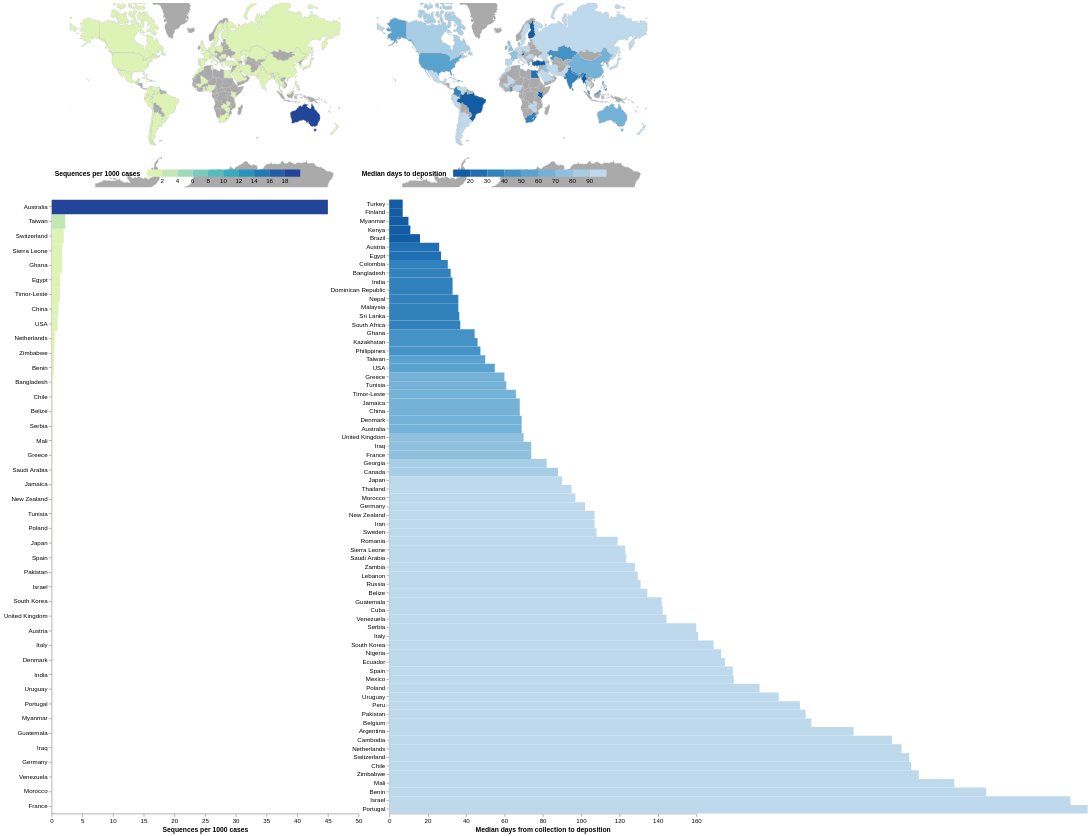

Vega-Lite specification stored for this chart:
### Vega specification from a JSON file in a GitHub repository (floating-point values rounded to 4 significant figures; data arrays with more than 128 entries replaced by an {"elided": "..."} marker saying what was removed)
{"$schema": "https://vega.github.io/schema/vega/v5.json", "description": "An interactive world map supporting pan and zoom.", "width": 1000, "height": 1300, "padding": 5, "signals": [{"name": "mapWidth", "update": "width / 2"}, {"name": "mapHeight", "update": "height - 1000"}, {"name": "chartXRange", "update": "[0, (width / 2) - 50]"}, {"name": "chartWidth", "update": "(width / 2) - 50"}, {"name": "chartHeight", "update": "height - 300"}, {"name": "chartX", "update": "mapWidth + 50"}, {"name": "chartY", "update": "mapHeight + 20"}, {"name": "tx", "update": "mapWidth / 2"}, {"name": "ty", "update": "mapHeight / 2"}, {"name": "scale", "value": 70, "on": [{"events": "[@seqMap:mouseover, @seqMap:mouseout] > wheel!, [@seqMapRect:mouseover, @seqMapRect:mouseout] > wheel!, [@turnaroundMap:mouseover, @turnaroundMap:mouseout] > wheel!, [@turnaroundMapRect:mouseover, @turnaroundMapRect:mouseout] > wheel!", "update": "clamp(scale * pow(1.0005, -event.deltaY * pow(16, event.deltaMode)), 70, 3000)"}]}, {"name": "angles", "value": [0, 0], "on": [{"events": "mousedown", "update": "[rotateX, centerY]"}]}, {"name": "cloned", "value": null, "on": [{"events": "mousedown", "update": "copy('projection')"}]}, {"name": "start", "value": null, "on": [{"events": "mousedown", "update": "invert(cloned, xy())"}]}, {"name": "drag", "value": null, "on": [{"events": "[@seqMapRect:mousedown, window:mouseup] > window:mousemove, [@seqMap:mousedown, window:mouseup] > window:mousemove, [@turnaroundMapRect:mousedown, window:mouseup] > window:mousemove, [@turnaroundMap:mousedown, window:mouseup] > window:mousemove", "update": "invert(cloned, xy())"}]}, {"name": "delta", "value": null, "on": [{"events": {"signal": "drag"}, "update": "[drag[0] - start[0], start[1] - drag[1]]"}]}, {"name": "rotateX", "value": 0, "on": [{"events": {"signal": "delta"}, "update": "angles[0] + delta[0]"}]}, {"name": "centerY", "value": 0, "on": [{"events": {"signal": "delta"}, "update": "clamp(angles[1] + delta[1], -60, 60)"}]}, {"name": "hoverCountry", "value": null, "on": [{"events": "@seqMap:mouseover, @turnaroundMap:mouseover, rect:mouseover", "update": "datum['Country_Region']"}, {"events": "@seqMap:mouseout, @turnaroundMap:mouseout, rect:mouseout", "update": "null"}, {"events": "@seqLabels:mouseover, @turnaroundLabels:mouseover", "update": "datum.value"}, {"events": "@seqLabels:mouseout, @turnaroundLabels:mouseout", "update": "null"}]}], "projections": [{"name": "projection", "type": "mercator", "scale": {"signal": "scale"}, "rotate": [{"signal": "rotateX"}, 0, 0], "center": [0, {"signal": "centerY"}], "translate": [{"signal": "tx"}, {"signal": "ty"}]}], "data": [{"name": "scores", "values": {"elided": "238 records"}}, {"name": "world", "urll": "https://raw.githubusercontent.com/vega/vega-datasets/master/data/world-110m.json", "format": {"type": "topojson", "feature": "countries"}, "values": {"type": "Topology", "transform": {"scale": [0.0036, 0.001693], "translate": [-180, -85.61]}, "objects": {"land": {"type": "MultiPolygon", "arcs": {"elided": "127 rows, 499 int values in total"}}, "countries": {"type": "GeometryCollection", "geometries": [{"type": "Polygon", "arcs": [[499, 500, 501, 502, 503, 504]], "id": 4}, {"type": "MultiPolygon", "arcs": [[[505, 506, 352, 507]], [[354, 508, 509]]], "id": 24}, {"type": "Polygon", "arcs": [[510, 511, 414, 512, 513, 514]], "id": 8}, {"type": "Polygon", "arcs": [[312, 515, 314, 516, 517]], "id": 784}, {"type": "MultiPolygon", "arcs": [[[518, 11]], [[519, 520, 521, 166, 522, 168, 523, 524]]], "id": 32}, {"type": "Polygon", "arcs": [[525, 526, 527, 528, 529]], "id": 51}, {"type": "MultiPolygon", "arcs": [[[0]], [[1]], [[2]], [[3]], [[4]], [[5]], [[6]], [[530, 531]]], "id": 10}, {"type": "Polygon", "arcs": [[13]], "id": 260}, {"type": "MultiPolygon", "arcs": [[[14]], [[24]]], "id": 36}, {"type": "Polygon", "arcs": [[532, 533, 534, 535, 536, 537, 538]], "id": 40}, {"type": "MultiPolygon", "arcs": [[[539, -528]], [[484, 540, 479, 541, -526, 542, 543]]], "id": 31}, {"type": "Polygon", "arcs": [[544, 545, 546]], "id": 108}, {"type": "Polygon", "arcs": [[547, 548, 549, 550, 437]], "id": 56}, {"type": "Polygon", "arcs": [[551, 552, 553, 554, 366]], "id": 204}, {"type": "Polygon", "arcs": [[555, 556, 557, -553, 558, 559]], "id": 854}, {"type": "Polygon", "arcs": [[560, 561, 289, 562]], "id": 50}, {"type": "Polygon", "arcs": [[563, 404, 564, 565, 566, 567]], "id": 100}, {"type": "MultiPolygon", "arcs": [[[71]], [[73]], [[74]]], "id": 44}, {"type": "Polygon", "arcs": [[568, 569, 570]], "id": 70}, {"type": "Polygon", "arcs": [[571, 572, 573, 574, 575]], "id": 112}, {"type": "Polygon", "arcs": [[576, 145, 577]], "id": 84}, {"type": "Polygon", "arcs": [[578, 579, 580, 581, -525]], "id": 68}, {"type": "Polygon", "arcs": [[-521, 582, -581, 583, 584, 585, 586, 587, 588, 164, 589]], "id": 76}, {"type": "Polygon", "arcs": [[48, 590]], "id": 96}, {"type": "Polygon", "arcs": [[591, 592]], "id": 64}, {"type": "Polygon", "arcs": [[593, 594, 595, 596]], "id": 72}, {"type": "Polygon", "arcs": [[597, 598, 599, 600, 601, 602, 603]], "id": 140}, {"type": "MultiPolygon", "arcs": [[[84]], [[85]], [[86]], [[87]], [[88]], [[96]], [[97]], [[99]], [[101]], [[103]], [[604, 107, 605, 109, 606, 111, 607, 113, 608, 115, 609, 117, 610, 199, 611, 201, 612, 215, 613, 217, 614, 219, 615, 221]], [[616, 223]], [[224]], [[225]], [[226]], [[227]], [[229]], [[230, 617, 232, 618]], [[235]], [[237]], [[238]], [[240]], [[241]], [[485]], [[486]], [[488]], [[489]], [[490]], [[496]], [[497]]], "id": 124}, {"type": "Polygon", "arcs": [[-536, 619, 620, 621]], "id": 756}, {"type": "MultiPolygon", "arcs": [[[-519, 622, 623, 624]], [[-524, 169, 625, 171, 626, -579]]], "id": 152}, {"type": "MultiPolygon", "arcs": [[[64]], [[627, 274, 628, 276, 629, 278, 630, 280, 631, 632, 633, 634, 635, -593, 636, 637, 638, 639, -503, 640, 641, 642, 643, 644, 645]]], "id": 156}, {"type": "Polygon", "arcs": [[369, 646, 647, 648, -556, 649]], "id": 384}, {"type": "Polygon", "arcs": [[650, 651, 652, 359, 653, 654, 655, 656, -604, 657]], "id": 120}, {"type": "Polygon", "arcs": [[658, 659, -545, 660, 661, 662, 663, -508, 353, -510, 664, -602, 665]], "id": 180}, {"type": "Polygon", "arcs": [[-509, 355, 666, -658, -603, -665]], "id": 178}, {"type": "Polygon", "arcs": [[667, 174, 668, 155, 669, -585, 670]], "id": 170}, {"type": "Polygon", "arcs": [[178, 671, 151, 672]], "id": 188}, {"type": "Polygon", "arcs": [[70]], "id": 192}, {"type": "Polygon", "arcs": [[77, 673]], "id": -99}, {"type": "Polygon", "arcs": [[76, -674]], "id": 196}, {"type": "Polygon", "arcs": [[-538, 674, 675, 676]], "id": 203}, {"type": "Polygon", "arcs": [[445, 677, -675, -537, -622, 678, 679, -549, 680, 441, 681]], "id": 276}, {"type": "Polygon", "arcs": [[337, 682, 683, 684]], "id": 262}, {"type": "MultiPolygon", "arcs": [[[92]], [[-682, 442, 685, 444]]], "id": 208}, {"type": "Polygon", "arcs": [[62, 686]], "id": 214}, {"type": "Polygon", "arcs": [[687, 688, 689, 690, 691, 384, 692, 693]], "id": 12}, {"type": "Polygon", "arcs": [[173, -668, 694]], "id": 218}, {"type": "Polygon", "arcs": [[333, 695, 696, 390, 697]], "id": 818}, {"type": "Polygon", "arcs": [[698, 699, 700, 336, -685]], "id": 232}, {"type": "Polygon", "arcs": [[431, 701, 433, 702, 427, 703, 429, 704]], "id": 724}, {"type": "Polygon", "arcs": [[450, 705, 706]], "id": 233}, {"type": "Polygon", "arcs": [[-684, 707, 708, 709, 710, 711, 712, -699]], "id": 231}, {"type": "Polygon", "arcs": [[713, 452, 714, 715, 455, 716, 717]], "id": 246}, {"type": "MultiPolygon", "arcs": [[[18]], [[19]], [[20]]], "id": 242}, {"type": "Polygon", "arcs": [[12]], "id": 238}, {"type": "MultiPolygon", "arcs": [[[82]], [[720, -679, -621, 721, 426, -703, 434, 722, 436, -551]]], "id": 250}, {"type": "Polygon", "arcs": [[718, 719, 163, -589]], "id": -98}, {"type": "Polygon", "arcs": [[356, 723, -651, -667]], "id": 266}, {"type": "MultiPolygon", "arcs": [[[724, 90]], [[725, 726, 727, 728, 729, 730, 731, 732]]], "id": 826}, {"type": "Polygon", "arcs": [[400, 733, -543, -530, 734]], "id": 268}, {"type": "Polygon", "arcs": [[368, -650, -560, 735]], "id": 288}, {"type": "Polygon", "arcs": [[736, 737, 374, 738, 739, 740, -648]], "id": 324}, {"type": "Polygon", "arcs": [[741, 377]], "id": 270}, {"type": "Polygon", "arcs": [[375, 742, -739]], "id": 624}, {"type": "Polygon", "arcs": [[357, -652, -724]], "id": 226}, {"type": "MultiPolygon", "arcs": [[[78]], [[407, 743, 409, 744, 411, 745, 413, -512, 746, -566, 747]]], "id": 300}, {"type": "Polygon", "arcs": [[498]], "id": 304}, {"type": "Polygon", "arcs": [[185, 748, -578, 146, 749, 750]], "id": 320}, {"type": "Polygon", "arcs": [[161, 751, -587, 752]], "id": 328}, {"type": "Polygon", "arcs": [[182, 753, 754, -750, 147, 755, 149, 756]], "id": 340}, {"type": "Polygon", "arcs": [[757, -571, 758, 417, 759, 419, 760, 761]], "id": 191}, {"type": "Polygon", "arcs": [[-687, 63]], "id": 332}, {"type": "Polygon", "arcs": [[-533, 762, 763, 764, 765, -762, 766]], "id": 348}, {"type": "MultiPolygon", "arcs": [[[26]], [[767, 30]], [[31]], [[32]], [[35]], [[36]], [[39]], [[40]], [[768, 43]], [[44]], [[45]], [[769, 50]], [[46]]], "id": 360}, {"type": "Polygon", "arcs": [[-639, 770, -637, -592, -636, 771, -563, 290, 772, 292, 773, 294, 774, 296, 775]], "id": 356}, {"type": "Polygon", "arcs": [[91, -725]], "id": 372}, {"type": "Polygon", "arcs": [[776, -505, 777, 300, 778, 302, 779, 780, 781, -540, -527, -542, 480]], "id": 364}, {"type": "Polygon", "arcs": [[782, 783, 784, 785, 786, -781, 787]], "id": 368}, {"type": "Polygon", "arcs": [[100]], "id": 352}, {"type": "Polygon", "arcs": [[788, 789, -698, 391, 790, 791, 792]], "id": 376}, {"type": "MultiPolygon", "arcs": [[[79]], [[80]], [[793, 421, 794, 423, 795, 425, -722, -620, -535]]], "id": 380}, {"type": "Polygon", "arcs": [[61]], "id": 388}, {"type": "Polygon", "arcs": [[796, -785, 797, 332, -790, 798, -793]], "id": 400}, {"type": "MultiPolygon", "arcs": [[[75]], [[81]], [[83]]], "id": 392}, {"type": "Polygon", "arcs": [[799, 800, 482, 801, -643, 802]], "id": 398}, {"type": "Polygon", "arcs": [[342, 803, 804, 805, -710, 806]], "id": 404}, {"type": "Polygon", "arcs": [[-803, -642, 807, 808]], "id": 417}, {"type": "Polygon", "arcs": [[809, 810, 811, 283]], "id": 116}, {"type": "Polygon", "arcs": [[265, 812, 267, 813]], "id": 410}, {"type": "Polygon", "arcs": [[-515, 814, 815, 816]], "id": 383}, {"type": "Polygon", "arcs": [[304, 817, -783]], "id": 414}, {"type": "Polygon", "arcs": [[818, 819, -634, 820, -811]], "id": 418}, {"type": "Polygon", "arcs": [[-791, 392, 821]], "id": 422}, {"type": "Polygon", "arcs": [[370, 822, 372, 823, -737, -647]], "id": 430}, {"type": "Polygon", "arcs": [[824, -694, 825, 388, 826, -697, 827, 828]], "id": 434}, {"type": "Polygon", "arcs": [[52]], "id": 144}, {"type": "Polygon", "arcs": [[829]], "id": 426}, {"type": "Polygon", "arcs": [[830, 448, 831, -572, 832]], "id": 440}, {"type": "Polygon", "arcs": [[-680, -721, -550]], "id": 442}, {"type": "Polygon", "arcs": [[449, -707, 833, -573, -832]], "id": 428}, {"type": "Polygon", "arcs": [[-692, 834, 835, 836, 837, 383]], "id": 504}, {"type": "Polygon", "arcs": [[838, 839]], "id": 498}, {"type": "Polygon", "arcs": [[23]], "id": 450}, {"type": "Polygon", "arcs": [[840, -577, -749, 186, 841, 188, 842, 190, 843, 192, 844, 194, 845]], "id": 484}, {"type": "Polygon", "arcs": [[-817, 846, -567, -747, -511]], "id": 807}, {"type": "Polygon", "arcs": [[847, -689, 848, -557, -649, -741, 849]], "id": 466}, {"type": "Polygon", "arcs": [[287, -561, -772, -635, -820, 850]], "id": 104}, {"type": "Polygon", "arcs": [[416, -759, -570, 851, -815, -514, 852]], "id": 499}, {"type": "Polygon", "arcs": [[853, -645]], "id": 496}, {"type": "Polygon", "arcs": [[854, 344, 855, 856, 347, 857, 858, 859, 860, 861, 862]], "id": 508}, {"type": "Polygon", "arcs": [[863, 379, 864, -690, -848]], "id": 478}, {"type": "Polygon", "arcs": [[-863, 865, 866]], "id": 454}, {"type": "MultiPolygon", "arcs": [[[285, 867]], [[-770, 47, -591, 49]]], "id": 458}, {"type": "Polygon", "arcs": [[351, -507, 868, -595, 869]], "id": 516}, {"type": "Polygon", "arcs": [[17]], "id": 540}, {"type": "Polygon", "arcs": [[-558, -849, -688, -825, 870, -656, 871, -554]], "id": 562}, {"type": "Polygon", "arcs": [[361, 872, 363, 873, 365, -555, -872, -655]], "id": 566}, {"type": "Polygon", "arcs": [[179, 874, 181, -757, 150, -672]], "id": 558}, {"type": "Polygon", "arcs": [[-681, -548, 438, 875, 440]], "id": 528}, {"type": "MultiPolygon", "arcs": [[[876, -718, 877, 457, 878, 459, 879, 461]], [[487]], [[492]], [[493]]], "id": 578}, {"type": "Polygon", "arcs": [[-771, -638]], "id": 524}, {"type": "MultiPolygon", "arcs": [[[15]], [[16]]], "id": 554}, {"type": "MultiPolygon", "arcs": [[[880, 319, 881, 882, 883, -517, 315, 884, 317]], [[-516, 313]]], "id": 512}, {"type": "Polygon", "arcs": [[-640, -776, 297, 885, 299, -778, -504]], "id": 586}, {"type": "Polygon", "arcs": [[175, 886, 177, -673, 152, 887, 154, -669]], "id": 591}, {"type": "Polygon", "arcs": [[-627, 172, -695, -671, -584, -580]], "id": 604}, {"type": "MultiPolygon", "arcs": [[[51]], [[54]], [[55]], [[56]], [[57]], [[58]], [[59]]], "id": 608}, {"type": "MultiPolygon", "arcs": [[[37]], [[38]], [[-769, 42]], [[41]]], "id": 598}, {"type": "Polygon", "arcs": [[-678, 446, 888, -833, -576, 889, 890, -676]], "id": 616}, {"type": "Polygon", "arcs": [[60]], "id": 630}, {"type": "Polygon", "arcs": [[262, 891, 264, -814, 892, 269, 893, 271, 894, 273, -628, 895]], "id": 408}, {"type": "Polygon", "arcs": [[-705, 430]], "id": 620}, {"type": "Polygon", "arcs": [[-582, -583, -520]], "id": 600}, {"type": "Polygon", "arcs": [[-799, -789]], "id": 275}, {"type": "Polygon", "arcs": [[308, 896, 310, 897]], "id": 634}, {"type": "Polygon", "arcs": [[898, -840, 899, 403, -564, 900, -765]], "id": 642}, {"type": "MultiPolygon", "arcs": [[[89]], [[-889, 447, -831]], [[102]], [[104]], [[105]], [[228]], [[234]], [[236]], [[239]], [[901, 243, 902, 245, 903, 247, 904, 249, 905, 251, 906, 253, 907, 255, 908, 257, 909, 259, 910, 261, -896, -646, -854, -644, -802, 483, -544, -734, 401, 911, -574, -834, -706, 451, -714, -877, 912, 913, 914, 915, 464, 916, 466, 917, 468, 918, 470, 919, 920, 473, 921, 475, 922, 477]], [[491]], [[494]], [[495]]], "id": 643}, {"type": "Polygon", "arcs": [[923, -546, -660, 924]], "id": 646}, {"type": "Polygon", "arcs": [[-691, -865, 380, -835]], "id": 732}, {"type": "Polygon", "arcs": [[925, 329, 926, 331, -798, -784, -818, 305, 927, 307, -898, 311, -518, -884, 928]], "id": 682}, {"type": "Polygon", "arcs": [[-599, 929, -828, -696, 334, -700, -713, 930, 931, 932]], "id": 729}, {"type": "Polygon", "arcs": [[-711, -806, 933, -666, -601, 934, -932, 935]], "id": 728}, {"type": "Polygon", "arcs": [[378, -864, -850, -740, -743, 376, -742]], "id": 686}, {"type": "MultiPolygon", "arcs": [[[25]], [[27]], [[28]], [[33]], [[34]]], "id": 90}, {"type": "Polygon", "arcs": [[373, -738, -824]], "id": 694}, {"type": "Polygon", "arcs": [[184, -751, -755, 936]], "id": 222}, {"type": "Polygon", "arcs": [[-708, -683, 338, 937, 340, 938]], "id": 232}, {"type": "Polygon", "arcs": [[-807, -709, -939, 341]], "id": 706}, {"type": "Polygon", "arcs": [[-568, -847, -816, -852, -569, -758, -766, -901]], "id": 688}, {"type": "Polygon", "arcs": [[162, -720, 939, -588, -752]], "id": 740}, {"type": "Polygon", "arcs": [[-891, 940, -763, -539, -677]], "id": 703}, {"type": "Polygon", "arcs": [[-534, -767, -761, 420, -794]], "id": 705}, {"type": "Polygon", "arcs": [[-878, -717, 456]], "id": 752}, {"type": "Polygon", "arcs": [[941, -859]], "id": 748}, {"type": "Polygon", "arcs": [[-797, -792, -822, 393, 942, -786]], "id": 760}, {"type": "Polygon", "arcs": [[-871, -829, -930, -598, -657]], "id": 148}, {"type": "Polygon", "arcs": [[-736, -559, -552, 367]], "id": 768}, {"type": "Polygon", "arcs": [[284, -868, 286, -851, -819, -810]], "id": 764}, {"type": "Polygon", "arcs": [[-808, -641, -502, 943]], "id": 762}, {"type": "Polygon", "arcs": [[-777, 481, -801, 944, -500]], "id": 795}, {"type": "Polygon", "arcs": [[29, -768]], "id": 626}, {"type": "Polygon", "arcs": [[53]], "id": 780}, {"type": "Polygon", "arcs": [[-693, 385, 945, 387, -826]], "id": 788}, {"type": "MultiPolygon", "arcs": [[[399, -735, -529, -782, -787, -943, 394, 946, 947, 397, 948]], [[949, -748, -565, 405]]], "id": 792}, {"type": "Polygon", "arcs": [[72]], "id": 158}, {"type": "Polygon", "arcs": [[-804, 343, -855, -867, 950, -663, 951, -661, -547, -924, 952]], "id": 834}, {"type": "Polygon", "arcs": [[-925, -659, -934, -805, -953]], "id": 800}, {"type": "Polygon", "arcs": [[-912, 402, -900, -839, -899, -764, -941, -890, -575]], "id": 804}, {"type": "Polygon", "arcs": [[-590, 165, -522]], "id": 858}, {"type": "MultiPolygon", "arcs": [[[65]], [[66]], [[67]], [[68]], [[69]], [[118, 953, 120, 954, 122, 955, 124, 956, 126, 957, 128, 958, 130, 959, 132, 960, 134, 961, 136, 962, 138, 963, 140, 964, 142, -846, 195, 965, 966, 967, 968, 969, -611]], [[93]], [[95]], [[98]], [[-613, 202, 970, 204, 971, 206, 972, 208, 973, 210, 974, 212, 975, 214]]], "id": 840}, {"type": "Polygon", "arcs": [[-945, -800, -809, -944, -501]], "id": 860}, {"type": "Polygon", "arcs": [[156, 976, 158, 977, 160, -753, -586, -670]], "id": 862}, {"type": "Polygon", "arcs": [[282, -812, -821, -633]], "id": 704}, {"type": "MultiPolygon", "arcs": [[[21]], [[22]]], "id": 548}, {"type": "Polygon", "arcs": [[321, 978, 323, 979, 325, 980, 327, -929, -883, 981]], "id": 887}, {"type": "Polygon", "arcs": [[982, 350, -870, -594, 983, -860, -942, -858, 348], [-830]], "id": 710}, {"type": "Polygon", "arcs": [[-866, -862, 984, -596, -869, -506, -664, -951]], "id": 894}, {"type": "Polygon", "arcs": [[-984, -597, -985, -861]], "id": 716}]}}, "arcs": {"elided": "985 rows, 19170 int values in total"}}, "transform": [{"type": "lookup", "from": "scores", "key": "UID", "fields": ["id"], "values": ["cases", "sequences_per_case", "Country_Region", "median_turnaround_days"]}, {"type": "formula", "as": "sequences_per_1000cases", "expr": "datum.sequences_per_case * 1000"}, {"type": "formula", "as": "log_sequences_per_1000cases", "expr": "log(datum.sequences_per_1000cases) / LN10"}]}, {"name": "seqData", "source": "world", "transform": [{"type": "filter", "expr": "datum.cases > 500"}, {"type": "filter", "expr": "datum.sequences_per_case != null"}, {"type": "filter", "expr": "datum.sequences_per_1000cases > 0.01"}, {"type": "collect", "sort": {"field": "sequences_per_case"}}]}, {"name": "turnaroundData", "source": "world", "transform": [{"type": "filter", "expr": "datum.cases > 500"}, {"type": "filter", "expr": "datum.median_turnaround_days != null"}, {"type": "collect", "sort": {"field": ["median_turnaround_days"], "order": ["descending"]}}]}, {"name": "graticule", "transform": [{"type": "graticule", "step": [15, 15]}]}], "scales": [{"name": "sequence_color", "type": "quantize", "domain": [0, 20], "range": {"scheme": "yellowgreenblue", "count": 10}}, {"name": "turnaround_color", "type": "quantize", "domain": [10, 100], "range": {"scheme": "blues", "count": 9}, "reverse": true}], "marks": [{"type": "group", "encode": {"update": {"width": {"signal": "width"}, "height": {"signal": "height"}}}, "marks": [{"name": "seqMapGroup", "type": "group", "signals": [{"name": "width", "update": "mapWidth"}, {"name": "height", "update": "mapHeight"}], "encode": {"enter": {"clip": {"value": true}}, "update": {"x": {"value": 0}, "width": {"signal": "mapWidth"}, "height": {"signal": "mapHeight"}}}, "marks": [{"name": "seqMapRect", "type": "rect", "encode": {"enter": {"x": {"value": 0}, "y": {"value": 0}, "fill": {"value": "#fff"}}, "update": {"width": {"signal": "mapWidth"}, "height": {"signal": "mapHeight"}}}}, {"name": "seqMap", "type": "shape", "from": {"data": "world"}, "encode": {"update": {"tooltip": {"signal": "{'Location': datum['Country_Region'], 'Sequences per 1000 cases': format(datum.sequences_per_1000cases, '.3'), 'Median days to deposition': if(datum['median_turnaround_days'] === null, 'N/A', datum['median_turnaround_days'])}"}, "fill": [{"test": "datum.sequences_per_case === null || datum.sequences_per_case === 0", "value": "#AAA"}, {"scale": "sequence_color", "field": "sequences_per_1000cases"}], "strokeWidth": [{"test": "datum['Country_Region'] !== null && hoverCountry === datum['Country_Region']", "value": 1}, {"value": 0.5}], "stroke": [{"test": "datum['Country_Region'] !== null && hoverCountry === datum['Country_Region']", "value": "#444"}, {"value": "#bbb"}], "zindex": [{"test": "datum['Country_Region'] !== null && hoverCountry === datum['Country_Region']", "value": 3}, {"value": 1}]}}, "transform": [{"type": "geoshape", "projection": "projection"}]}], "legends": [{"title": "Sequences per 1000 cases", "fill": "sequence_color", "format": "d", "orient": "bottom-left", "offset": 5, "type": "gradient", "gradientLength": 250, "gradientThickness": 12, "titlePadding": 10, "titleOrient": "left", "titleAnchor": "end", "direction": "horizontal"}]}, {"name": "turnaroundMapGroup", "type": "group", "signals": [{"name": "width", "update": "mapWidth"}, {"name": "height", "update": "mapHeight"}], "encode": {"enter": {"clip": {"value": true}}, "update": {"x": {"signal": "mapWidth"}, "width": {"signal": "mapWidth"}, "height": {"signal": "mapHeight"}}}, "marks": [{"name": "turnaroundMapRect", "type": "rect", "encode": {"enter": {"x": {"value": 0}, "y": {"value": 0}, "fill": {"value": "#fff"}}, "update": {"width": {"signal": "mapWidth"}, "height": {"signal": "mapHeight"}}}}, {"name": "turnaroundMap", "type": "shape", "from": {"data": "world"}, "encode": {"update": {"tooltip": {"signal": "{'Location': datum['Country_Region'], 'Sequences per 1000 cases': format(datum.sequences_per_1000cases, '.3'), 'Median days to deposition': if(datum['median_turnaround_days'] === null, 'N/A', datum['median_turnaround_days'])}"}, "fill": [{"test": "datum.median_turnaround_days === null", "value": "#AAA"}, {"scale": "turnaround_color", "field": "median_turnaround_days"}], "strokeWidth": [{"test": "datum['Country_Region'] !== null && hoverCountry === datum['Country_Region']", "value": 1}, {"value": 0.5}], "stroke": [{"test": "datum['Country_Region'] !== null && hoverCountry === datum['Country_Region']", "value": "#444"}, {"value": "#bbb"}], "zindex": [{"test": "datum['Country_Region'] !== null && hoverCountry === datum['Country_Region']", "value": 3}, {"value": 1}]}}, "transform": [{"type": "geoshape", "projection": "projection"}]}], "legends": [{"title": "Median days to deposition", "fill": "turnaround_color", "orient": "bottom-left", "offset": 5, "type": "gradient", "gradientLength": 250, "gradientThickness": 12, "titlePadding": 10, "titleOrient": "left", "titleAnchor": "end", "direction": "horizontal"}]}, {"type": "group", "encode": {"enter": {"clip": {"value": false}}, "update": {"x": {"value": 0}, "y": {"signal": "chartY"}, "width": {"signal": "chartWidth"}, "height": {"signal": "chartHeight"}}}, "scales": [{"name": "xscale", "domain": [0, 50], "nice": true, "range": [0, 500]}, {"name": "yscale", "type": "band", "range": [{"signal": "chartHeight"}, 0], "domain": {"data": "seqData", "field": "Country_Region"}}], "axes": [{"orient": "bottom", "scale": "xscale", "title": "Sequences per 1000 cases"}, {"orient": "left", "scale": "yscale", "encode": {"labels": {"name": "seqLabels", "interactive": true, "update": {"fontWeight": [{"test": "hoverCountry === datum.value", "value": "bold"}, {"value": "normal"}]}}}}], "marks": [{"type": "rect", "from": {"data": "seqData"}, "clip": true, "encode": {"enter": {"x": {"scale": "xscale", "value": 0.01}, "x2": {"scale": "xscale", "field": "sequences_per_1000cases"}, "y": {"scale": "yscale", "field": "Country_Region"}, "height": {"scale": "yscale", "band": 1}, "fill": {"scale": "sequence_color", "field": "sequences_per_1000cases"}, "stroke": {"value": "#000"}, "tooltip": {"signal": "{'Location': datum['Country_Region'], 'Sequences per 1000 cases': format(datum.sequences_per_1000cases, '.3'), 'Median days to deposition': if(datum['median_turnaround_days'] === null, 'N/A', datum['median_turnaround_days'])}"}}, "update": {"strokeWidth": [{"test": "hoverCountry === datum['Country_Region']", "value": 1}, {"value": 0}], "zindex": [{"test": "hoverCountry === datum['Country_Region']", "value": 3}, {"value": 1}]}}}]}, {"type": "group", "encode": {"enter": {"clip": {"value": false}}, "update": {"x": {"signal": "chartX"}, "y": {"signal": "chartY"}, "width": {"signal": "chartWidth"}, "height": {"signal": "chartHeight"}}}, "scales": [{"name": "xscale", "domain": [10, 150], "nice": true, "range": [0, 500]}, {"name": "yscale", "type": "band", "range": [{"signal": "chartHeight"}, 0], "domain": {"data": "turnaroundData", "field": "Country_Region"}}], "axes": [{"orient": "bottom", "scale": "xscale", "title": "Median days from collection to deposition"}, {"orient": "left", "scale": "yscale", "encode": {"labels": {"name": "turnaroundLabels", "interactive": true, "update": {"fontWeight": [{"test": "hoverCountry === datum.value", "value": "bold"}, {"value": "normal"}]}}}}], "marks": [{"type": "rect", "from": {"data": "turnaroundData"}, "encode": {"enter": {"x": {"scale": "xscale", "value": 0.01}, "x2": {"scale": "xscale", "field": "median_turnaround_days"}, "y": {"scale": "yscale", "field": "Country_Region"}, "height": {"scale": "yscale", "band": 1}, "fill": {"scale": "turnaround_color", "field": "median_turnaround_days"}, "stroke": {"value": "#000"}, "tooltip": {"signal": "{'Location': datum['Country_Region'], 'Sequences per 1000 cases': format(datum.sequences_per_1000cases, '.3'), 'Median days to deposition': if(datum['median_turnaround_days'] === null, 'N/A', datum['median_turnaround_days'])}"}}, "update": {"strokeWidth": [{"test": "hoverCountry === datum['Country_Region']", "value": 1}, {"value": 0}], "zindex": [{"test": "hoverCountry === datum['Country_Region']", "value": 3}, {"value": 1}]}}}]}]}], "config": {"legend": {"layout": {"anchor": "middle"}}}}
